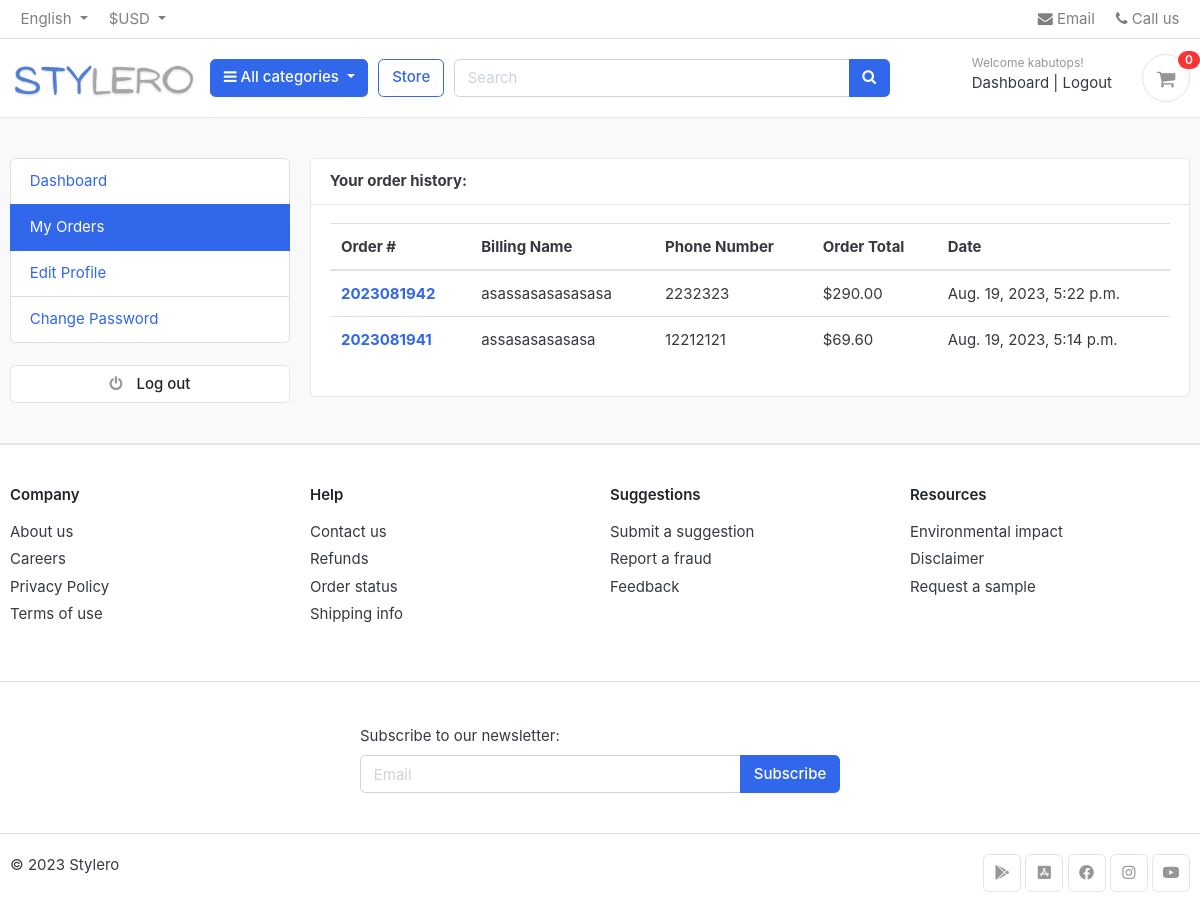
Screenshot of /accounts/my_orders/ (signed in) with the database file from the repository.
### accounts/models.py (models this page shows, shortened)
class Account(AbstractBaseUser):                                                                                        #governs users behavior
    first_name = models.CharField(max_length=150)
    last_name = models.CharField(max_length=150)
    username = models.CharField(max_length=100,unique=True)
    email = models.EmailField(max_length=150, unique=True)
    phone_number = models.CharField(max_length=100)
    date_joined = models.DateTimeField(auto_now_add=True)
    last_login = models.DateTimeField(auto_now_add=True)
    is_admin =models.BooleanField(default=False)
    is_staff = models.BooleanField(default=False)
    is_active = models.BooleanField(default=False)
    is_superadmin = models.BooleanField(default=False)
    USERNAME_FIELD = 'email'                                                                                            #logging in with email                                                                                #logging in with email address
    REQUIRED_FIELDS = ['username','first_name','last_name']
    objects = MyAccountManager()
    class Meta:
        verbose_name = 'account'
        verbose_name_plural = 'accounts'

### orders/models.py (models this page shows, shortened)
class Order(models.Model):
    STATUS = (
        ('New','New'),
        ('Accepted', 'Accepted'),
        ('Completed', 'Completed'),
        ('Cancelled', 'Cancelled'),
    )
    user = models.ForeignKey(Account,on_delete=models.SET_NULL,null=True)
    payment = models.ForeignKey(Payment,on_delete=models.SET_NULL, blank=True,null=True)
    order_number = models.CharField(max_length=100)
    first_name = models.CharField(max_length=150)
    last_name = models.CharField(max_length=150)
    phone=models.CharField(max_length=100)
    email=models.EmailField(max_length=200)
    address_1=models.CharField(max_length=150)
    address_2=models.CharField(max_length=150)
    postal_code=models.CharField(max_length=100, blank=True)
    country=models.CharField(max_length=150)
    state=models.CharField(max_length=150)
    city=models.CharField(max_length=150)
    order_note=models.CharField(max_length=150,blank=True)
    order_total=models.FloatField()
    tax=models.FloatField()
    status=models.CharField(max_length=100,choices=STATUS,default='New')
    ip=models.CharField(blank=True,max_length=150)
    is_ordered = models.BooleanField(default=False)
    created_at = models.DateTimeField(auto_now_add=True)
    updated_at=models.DateTimeField(auto_now=True)
    def full_name(self):
        return f'{self.first_name}{self.last_name}'

### accounts/views.py (the view)
# urls.py: path('my_orders/',views.my_orders,name='my_orders'),
@login_required(login_url='login')
def my_orders(request):
    orders = Order.objects.filter(user=request.user, is_ordered=True).order_by('-created_at')
    context={
        'orders':orders,
    }
    return render(request,'accounts/my-orders.html',context)

### carts/views.py (called while the page is built)
def _cart_id(request):                                                                                                  #private function
    cart = request.session.session_key                                                                                  #session id
    if not cart:
        cart = request.session.create()                                                                                 #if there is no session_key a new one is created
    return cart

### category/context_processor.py (called while the page is built)
def menu_links(request):
    links = Category.objects.all()                                                                                      #fetching all the categories
    return dict(links=links)                                                                                            #returning a dictionary with key links connected to category queryset

### category/models.py (called while the page is built)
    def get_url(self):                                                                                                  #category url
        return reverse ('products_by_category', args=[self.slug])

### templates/accounts/my-orders.html (shortened to what this page needs)
{% extends 'base.html' %}
{% block content %}
<section class="section-content padding-y bg">
<div class="container">
	<div class="row">
{% include 'includes/dashboard_sidebar.html' %}
	<main class="col-md-9">
		<article class="card">
		<header class="card-header">
			<strong class="d-inline-block mr-3">Your order history:</strong>
		</header>
		<div class="card-body">
			<div class="row">
             <div class="col-md-12">
            <table class="table table-hover">
  <thead>
    <tr>
      <th scope="col">Order #</th>
      <th scope="col">Billing Name</th>
        <th scope="col">Phone Number</th>
      <th scope="col">Order Total</th>
      <th scope="col">Date</th>
    </tr>
  </thead>
  <tbody>
  {%  for order in orders %}
    <tr>
        <th scope="row"><a href ="{% url 'order_detail' order.order_number %}">{{order.order_number}}</a></th>
      <td>{{order.full_name}}</td>
      <td>{{order.phone}}</td>
      <td>${{order.order_total|floatformat:2}}</td>
    <td>{{order.created_at}}</td>
    </tr>
  {% endfor %}
  </tbody>
</table>
            </div>
			</div>
		</div>
		</article>
	</main>
</div>
</div>
</section>
{% endblock %}

### templates/includes/navbar.html (shortened to what this page needs)
{%  load static %}
<header class="section-header">
<nav class="navbar p-md-0 navbar-expand-sm navbar-light border-bottom">
<div class="container">
<div class="collapse navbar-collapse" id="navbarTop4">
    <ul class="navbar-nav mr-auto">
        <li class="nav-item dropdown">
            <a class="nav-link dropdown-toggle" href="#" id="languageDropdown" role="button" data-toggle="dropdown" aria-haspopup="true" aria-expanded="false">
                English
            </a>
        </li>
        <li class="nav-item dropdown">
            <a class="nav-link dropdown-toggle" href="#" id="currencyDropdown" role="button" data-toggle="dropdown" aria-haspopup="true" aria-expanded="false">
                $USD
            </a>
        </li>
    </ul>
    <ul class="navbar-nav">
		<li><a href="#" class="nav-link"> <i class="fa fa-envelope"></i> Email </a></li>
		<li><a href="#" class="nav-link"> <i class="fa fa-phone"></i> Call us </a></li>
	</ul>
  </div>
</div>
</nav>
<section class="header-main border-bottom">
	<div class="container">
<div class="row align-items-center">
	<div class="col-lg-2 col-md-3 col-6">
		<a href="{% url 'home' %}" class="brand-wrap">
			<img class="logo" src="{% static  './images/logo13.png' %}">
		</a>
	</div>
	<div class="col-lg col-sm col-md col-6 flex-grow-0">
		<div class="category-wrap dropdown d-inline-block float-right">
			<button type="button" class="btn btn-primary dropdown-toggle" data-toggle="dropdown">
				<i class="fa fa-bars"></i> All categories
			</button>
		</div>
	</div>
	<a href="{%  url 'store' %}" class="btn btn-outline-primary">Store</a>
	<div class="col-lg  col-md-6 col-sm-12 col">
		<form action="{% url 'search' %}" class="search" method="GET">
			<div class="input-group w-100">
			    <input type="text" class="form-control" style="width:60%;" placeholder="Search" name="keyword">
			    <div class="input-group-append">
			      <button class="btn btn-primary" type="submit">
			        <i class="fa fa-search"></i>
			      </button>
			    </div>
		    </div>
		</form>
	</div>
	<div class="col-lg-3 col-sm-6 col-8 order-2 order-lg-3">
				<div class="d-flex justify-content-end mb-3 mb-lg-0">
                    {% if user.id is None %}
					<div class="widget-header">
						<small class="title text-muted">Welcome guest!</small>
						<div>
							<a href="{% url 'login' %}">Sign in</a> <span class="dark-transp"> | </span>
							<a href="{% url 'register' %}"> Register</a>
						</div>
					</div>
                    {% else %}
                    		<div class="widget-header">
						<small class="title text-muted">Welcome {{ user.first_name }}!</small>
						<div>
							<a href="{%url 'dashboard' %}">Dashboard</a> <span class="dark-transp"> | </span>
							<a href="{% url 'logout' %}"> Logout</a>
						</div>
                    </div>
                    {% endif %}
					<a href="{% url 'cart' %}" class="widget-header pl-3 ml-3">
						<div class="icon icon-sm rounded-circle border"><i class="fa fa-shopping-cart"></i></div>
						<span class="badge badge-pill badge-danger notify">{{ cart_count }}</span>
					</a>
				</div>
			</div>
</div>
	</div>
</section>
</header>

### static/css/ui.css (style rules this page uses)
html { font-family: "Inter", sans-serif; font-size: 15px; }
.icon-xs, .icon-sm, .icon-md, .icon-lg { display: inline-block; text-align: center; flex-shrink: 0; flex-grow: 0; }
.icon-sm { width: 48px; height: 48px; line-height: 48px !important; font-size: 20px; }
.padding-y { padding-top: 40px; padding-bottom: 40px; }
article:after, .form-group:after { display: block; clear: both; content: ""; }
.bg { background-color: #f8f9fa; }
.header-main { position: relative; padding-top: 1rem; padding-bottom: 1rem; }
.brand-wrap .logo, .navbar-brand .logo { margin-right: 7px; max-height: 42px; display: inline-block; }
.widget-header { display: inline-block; vertical-align: middle; position: relative; }
.widget-header a { color: #343a40; }
.widget-header i { color: #969696; }
.widget-header .title { display: block; }
.widget-header .notify { position: absolute; top: -3px; right: -10px; }
.notify { position: absolute; top: -4px; right: -10px; display: inline-block; padding: 0.25em 0.6em; font-size: 12px; line-height: 1; text-align: center; border-radius: 3rem; color: #fff; background-color: #fa3434; }

### rows the page displays
Account: first_name "kabutops"
Order: order_number "2023081942", full_name "asassasasasasasa", phone "2232323", order_total "290.00", created_at "Aug. 19, 2023, 5:22 p.m."
Order: order_number "2023081941", full_name "assasasasasasa", phone "12212121", order_total "69.60", created_at "Aug. 19, 2023, 5:14 p.m."

### other values shown
{{ cart_count }} "0"
